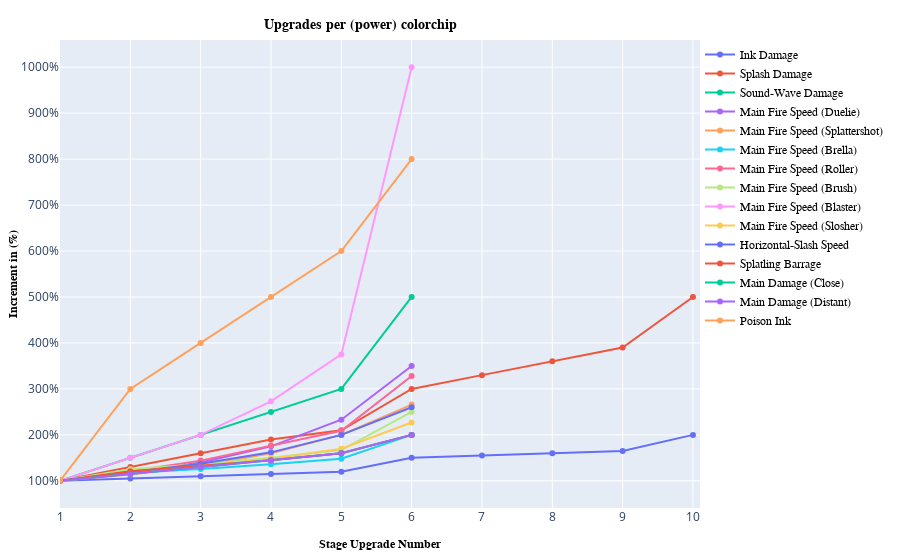

Notebook code for this chart:
### Markdown cell above
The first thing we will look at are the damage types and their increasing scalability. They range from any source of damage that can be dealt by either the player or pearl drone. Such as main weapon, sub weapon, special weapon, pearl drone abilities and stage mechanics like the towers sprinkler.

### Code cell
powerchips = pd.read_csv('../data/colorchips & damage/colorchips/power_colorchips.csv')

upgrade_number = powerchips['id']
upgrade_columns = powerchips.columns[2:-1]

# Convert percentage to float
for col in upgrade_columns:
    powerchips[col] = powerchips[col].str.rstrip('%').astype('float')

# Create the plot
fig = make_subplots(rows=1, cols=1)

# Add traces for each upgrade column
for col in upgrade_columns:
    fig.add_trace(go.Scatter(
        x=upgrade_number,
        y=powerchips[col],
        mode='lines+markers',
        name=col,
        hoverinfo='text',
        text=[f'Stage: {x}<br>{col}: {y}%' for x, y in zip(upgrade_number, powerchips[col])]
    ))

# Update layout
fig.update_layout(
    title={
        'text': '<b>Upgrades per (power) colorchip</b>',
        'y': 0.965,
        'x': 0.4,
        'xanchor': 'center',
        'yanchor': 'top',
        'font': {
            'size': 14,
            'family': 'Arial',
            'color': 'black',
        }
    },
    xaxis=dict(
        title='<b>Stage Upgrade Number</b>',
        tickmode='array',
        tickvals=list(range(1, 11)),
        ticktext=list(range(1, 11)),
        titlefont=dict(family='Arial', size=12, color='black'),
        range=[1, 10.1]
    ),
    yaxis=dict(
         title=dict(
            text='<b>Increment in (%)</b>',
            standoff=0.2  # Adjust this value to move the title to the right
        ),
        tickmode='array',
        tickvals=list(range(100, 1001, 100)),
        ticktext=[f"{tick}%" for tick in range(100, 1001, 100)],
        titlefont=dict(family='Arial', size=12, color='black')
    ),
    legend=dict(
        x=1,
        y=1,
        traceorder='normal',
        font=dict(family='Arial', size=12, color='black'),
        bgcolor='rgba(0,0,0,0)',
        bordercolor='rgba(0,0,0,0)'
    ),
    margin=dict(l=40, r=40, t=40, b=40),
    hovermode='closest',
    width=900  # Decrease the width of the plot
)

# Show the plot
fig.show()

### Figure 1 — Plotly figure (JSON) as saved in the notebook; plotly's stock layout.template omitted (floating-point values rounded to 4 significant figures)
{"data": [{"hoverinfo": "text", "mode": "lines+markers", "name": "Ink Damage", "text": ["Stage: 1<br>Ink Damage: 100.0%", "Stage: 2<br>Ink Damage: 105.0%", "Stage: 3<br>Ink Damage: 110.0%", "Stage: 4<br>Ink Damage: 115.0%", "Stage: 5<br>Ink Damage: 120.0%", "Stage: 6<br>Ink Damage: 150.0%", "Stage: 7<br>Ink Damage: 155.0%", "Stage: 8<br>Ink Damage: 160.0%", "Stage: 9<br>Ink Damage: 165.0%", "Stage: 10<br>Ink Damage: 200.0%", "Stage: 11<br>Ink Damage: nan%", "Stage: 12<br>Ink Damage: nan%", "Stage: 13<br>Ink Damage: nan%", "Stage: 14<br>Ink Damage: nan%", "Stage: 15<br>Ink Damage: nan%"], "type": "scatter", "x": [1, 2, 3, 4, 5, 6, 7, 8, 9, 10, 11, 12, 13, 14, 15], "y": [100, 105, 110, 115, 120, 150, 155, 160, 165, 200, null, null, null, null, null]}, {"hoverinfo": "text", "mode": "lines+markers", "name": "Splash Damage", "text": ["Stage: 1<br>Splash Damage: 100.0%", "Stage: 2<br>Splash Damage: 130.0%", "Stage: 3<br>Splash Damage: 160.0%", "Stage: 4<br>Splash Damage: 190.0%", "Stage: 5<br>Splash Damage: 210.0%", "Stage: 6<br>Splash Damage: 300.0%", "Stage: 7<br>Splash Damage: 330.0%", "Stage: 8<br>Splash Damage: 360.0%", "Stage: 9<br>Splash Damage: 390.0%", "Stage: 10<br>Splash Damage: 500.0%", "Stage: 11<br>Splash Damage: nan%", "Stage: 12<br>Splash Damage: nan%", "Stage: 13<br>Splash Damage: nan%", "Stage: 14<br>Splash Damage: nan%", "Stage: 15<br>Splash Damage: nan%"], "type": "scatter", "x": [1, 2, 3, 4, 5, 6, 7, 8, 9, 10, 11, 12, 13, 14, 15], "y": [100, 130, 160, 190, 210, 300, 330, 360, 390, 500, null, null, null, null, null]}, {"hoverinfo": "text", "mode": "lines+markers", "name": "Sound-Wave Damage", "text": ["Stage: 1<br>Sound-Wave Damage: 100.0%", "Stage: 2<br>Sound-Wave Damage: 150.0%", "Stage: 3<br>Sound-Wave Damage: 200.0%", "Stage: 4<br>Sound-Wave Damage: 250.0%", "Stage: 5<br>Sound-Wave Damage: 300.0%", "Stage: 6<br>Sound-Wave Damage: 500.0%", "Stage: 7<br>Sound-Wave Damage: nan%", "Stage: 8<br>Sound-Wave Damage: nan%", "Stage: 9<br>Sound-Wave Damage: nan%", "Stage: 10<br>Sound-Wave Damage: nan%", "Stage: 11<br>Sound-Wave Damage: nan%", "Stage: 12<br>Sound-Wave Damage: nan%", "Stage: 13<br>Sound-Wave Damage: nan%", "Stage: 14<br>Sound-Wave Damage: nan%", "Stage: 15<br>Sound-Wave Damage: nan%"], "type": "scatter", "x": [1, 2, 3, 4, 5, 6, 7, 8, 9, 10, 11, 12, 13, 14, 15], "y": [100, 150, 200, 250, 300, 500, null, null, null, null, null, null, null, null, null]}, {"hoverinfo": "text", "mode": "lines+markers", "name": "Main Fire Speed (Duelie)", "text": ["Stage: 1<br>Main Fire Speed (Duelie): 100.0%", "Stage: 2<br>Main Fire Speed (Duelie): 117.0%", "Stage: 3<br>Main Fire Speed (Duelie): 140.0%", "Stage: 4<br>Main Fire Speed (Duelie): 175.0%", "Stage: 5<br>Main Fire Speed (Duelie): 233.0%", "Stage: 6<br>Main Fire Speed (Duelie): 350.0%", "Stage: 7<br>Main Fire Speed (Duelie): nan%", "Stage: 8<br>Main Fire Speed (Duelie): nan%", "Stage: 9<br>Main Fire Speed (Duelie): nan%", "Stage: 10<br>Main Fire Speed (Duelie): nan%", "Stage: 11<br>Main Fire Speed (Duelie): nan%", "Stage: 12<br>Main Fire Speed (Duelie): nan%", "Stage: 13<br>Main Fire Speed (Duelie): nan%", "Stage: 14<br>Main Fire Speed (Duelie): nan%", "Stage: 15<br>Main Fire Speed (Duelie): nan%"], "type": "scatter", "x": [1, 2, 3, 4, 5, 6, 7, 8, 9, 10, 11, 12, 13, 14, 15], "y": [100, 117, 140, 175, 233, 350, null, null, null, null, null, null, null, null, null]}, {"hoverinfo": "text", "mode": "lines+markers", "name": "Main Fire Speed (Splattershot)", "text": ["Stage: 1<br>Main Fire Speed (Splattershot): 100.0%", "Stage: 2<br>Main Fire Speed (Splattershot): 114.0%", "Stage: 3<br>Main Fire Speed (Splattershot): 133.0%", "Stage: 4<br>Main Fire Speed (Splattershot): 160.0%", "Stage: 5<br>Main Fire Speed (Splattershot): 200.0%", "Stage: 6<br>Main Fire Speed (Splattershot): 266.0%", "Stage: 7<br>Main Fire Speed (Splattershot): nan%", "Stage: 8<br>Main Fire Speed (Splattershot): nan%", "Stage: 9<br>Main Fire Speed (Splattershot): nan%", "Stage: 10<br>Main Fire Speed (Splattershot): nan%", "Stage: 11<br>Main Fire Speed (Splattershot): nan%", "Stage: 12<br>Main Fire Speed (Splattershot): nan%", "Stage: 13<br>Main Fire Speed (Splattershot): nan%", "Stage: 14<br>Main Fire Speed (Splattershot): nan%", "Stage: 15<br>Main Fire Speed (Splattershot): nan%"], "type": "scatter", "x": [1, 2, 3, 4, 5, 6, 7, 8, 9, 10, 11, 12, 13, 14, 15], "y": [100, 114, 133, 160, 200, 266, null, null, null, null, null, null, null, null, null]}, {"hoverinfo": "text", "mode": "lines+markers", "name": "Main Fire Speed (Brella)", "text": ["Stage: 1<br>Main Fire Speed (Brella): 100.0%", "Stage: 2<br>Main Fire Speed (Brella): 117.0%", "Stage: 3<br>Main Fire Speed (Brella): 126.0%", "Stage: 4<br>Main Fire Speed (Brella): 136.0%", "Stage: 5<br>Main Fire Speed (Brella): 148.0%", "Stage: 6<br>Main Fire Speed (Brella): 200.0%", "Stage: 7<br>Main Fire Speed (Brella): nan%", "Stage: 8<br>Main Fire Speed (Brella): nan%", "Stage: 9<br>Main Fire Speed (Brella): nan%", "Stage: 10<br>Main Fire Speed (Brella): nan%", "Stage: 11<br>Main Fire Speed (Brella): nan%", "Stage: 12<br>Main Fire Speed (Brella): nan%", "Stage: 13<br>Main Fire Speed (Brella): nan%", "Stage: 14<br>Main Fire Speed (Brella): nan%", "Stage: 15<br>Main Fire Speed (Brella): nan%"], "type": "scatter", "x": [1, 2, 3, 4, 5, 6, 7, 8, 9, 10, 11, 12, 13, 14, 15], "y": [100, 117, 126, 136, 148, 200, null, null, null, null, null, null, null, null, null]}, {"hoverinfo": "text", "mode": "lines+markers", "name": "Main Fire Speed (Roller)", "text": ["Stage: 1<br>Main Fire Speed (Roller): 100.0%", "Stage: 2<br>Main Fire Speed (Roller): 121.0%", "Stage: 3<br>Main Fire Speed (Roller): 144.0%", "Stage: 4<br>Main Fire Speed (Roller): 177.0%", "Stage: 5<br>Main Fire Speed (Roller): 209.0%", "Stage: 6<br>Main Fire Speed (Roller): 328.0%", "Stage: 7<br>Main Fire Speed (Roller): nan%", "Stage: 8<br>Main Fire Speed (Roller): nan%", "Stage: 9<br>Main Fire Speed (Roller): nan%", "Stage: 10<br>Main Fire Speed (Roller): nan%", "Stage: 11<br>Main Fire Speed (Roller): nan%", "Stage: 12<br>Main Fire Speed (Roller): nan%", "Stage: 13<br>Main Fire Speed (Roller): nan%", "Stage: 14<br>Main Fire Speed (Roller): nan%", "Stage: 15<br>Main Fire Speed (Roller): nan%"], "type": "scatter", "x": [1, 2, 3, 4, 5, 6, 7, 8, 9, 10, 11, 12, 13, 14, 15], "y": [100, 121, 144, 177, 209, 328, null, null, null, null, null, null, null, null, null]}, {"hoverinfo": "text", "mode": "lines+markers", "name": "Main Fire Speed (Brush)", "text": ["Stage: 1<br>Main Fire Speed (Brush): 100.0%", "Stage: 2<br>Main Fire Speed (Brush): 125.0%", "Stage: 3<br>Main Fire Speed (Brush): 136.0%", "Stage: 4<br>Main Fire Speed (Brush): 150.0%", "Stage: 5<br>Main Fire Speed (Brush): 167.0%", "Stage: 6<br>Main Fire Speed (Brush): 250.0%", "Stage: 7<br>Main Fire Speed (Brush): nan%", "Stage: 8<br>Main Fire Speed (Brush): nan%", "Stage: 9<br>Main Fire Speed (Brush): nan%", "Stage: 10<br>Main Fire Speed (Brush): nan%", "Stage: 11<br>Main Fire Speed (Brush): nan%", "Stage: 12<br>Main Fire Speed (Brush): nan%", "Stage: 13<br>Main Fire Speed (Brush): nan%", "Stage: 14<br>Main Fire Speed (Brush): nan%", "Stage: 15<br>Main Fire Speed (Brush): nan%"], "type": "scatter", "x": [1, 2, 3, 4, 5, 6, 7, 8, 9, 10, 11, 12, 13, 14, 15], "y": [100, 125, 136, 150, 167, 250, null, null, null, null, null, null, null, null, null]}, {"hoverinfo": "text", "mode": "lines+markers", "name": "Main Fire Speed (Blaster)", "text": ["Stage: 1<br>Main Fire Speed (Blaster): 100.0%", "Stage: 2<br>Main Fire Speed (Blaster): 150.0%", "Stage: 3<br>Main Fire Speed (Blaster): 200.0%", "Stage: 4<br>Main Fire Speed (Blaster): 273.0%", "Stage: 5<br>Main Fire Speed (Blaster): 375.0%", "Stage: 6<br>Main Fire Speed (Blaster): 1000.0%", "Stage: 7<br>Main Fire Speed (Blaster): nan%", "Stage: 8<br>Main Fire Speed (Blaster): nan%", "Stage: 9<br>Main Fire Speed (Blaster): nan%", "Stage: 10<br>Main Fire Speed (Blaster): nan%", "Stage: 11<br>Main Fire Speed (Blaster): nan%", "Stage: 12<br>Main Fire Speed (Blaster): nan%", "Stage: 13<br>Main Fire Speed (Blaster): nan%", "Stage: 14<br>Main Fire Speed (Blaster): nan%", "Stage: 15<br>Main Fire Speed (Blaster): nan%"], "type": "scatter", "x": [1, 2, 3, 4, 5, 6, 7, 8, 9, 10, 11, 12, 13, 14, 15], "y": [100, 150, 200, 273, 375, 1000, null, null, null, null, null, null, null, null, null]}, {"hoverinfo": "text", "mode": "lines+markers", "name": "Main Fire Speed (Slosher)", "text": ["Stage: 1<br>Main Fire Speed (Slosher): 100.0%", "Stage: 2<br>Main Fire Speed (Slosher): 117.0%", "Stage: 3<br>Main Fire Speed (Slosher): 131.0%", "Stage: 4<br>Main Fire Speed (Slosher): 148.0%", "Stage: 5<br>Main Fire Speed (Slosher): 170.0%", "Stage: 6<br>Main Fire Speed (Slosher): 227.0%", "Stage: 7<br>Main Fire Speed (Slosher): nan%", "Stage: 8<br>Main Fire Speed (Slosher): nan%", "Stage: 9<br>Main Fire Speed (Slosher): nan%", "Stage: 10<br>Main Fire Speed (Slosher): nan%", "Stage: 11<br>Main Fire Speed (Slosher): nan%", "Stage: 12<br>Main Fire Speed (Slosher): nan%", "Stage: 13<br>Main Fire Speed (Slosher): nan%", "Stage: 14<br>Main Fire Speed (Slosher): nan%", "Stage: 15<br>Main Fire Speed (Slosher): nan%"], "type": "scatter", "x": [1, 2, 3, 4, 5, 6, 7, 8, 9, 10, 11, 12, 13, 14, 15], "y": [100, 117, 131, 148, 170, 227, null, null, null, null, null, null, null, null, null]}, {"hoverinfo": "text", "mode": "lines+markers", "name": "Horizontal-Slash Speed", "text": ["Stage: 1<br>Horizontal-Slash Speed: 100.0%", "Stage: 2<br>Horizontal-Slash Speed: 118.0%", "Stage: 3<br>Horizontal-Slash Speed: 137.0%", "Stage: 4<br>Horizontal-Slash Speed: 162.0%", "Stage: 5<br>Horizontal-Slash Speed: 200.0%", "Stage: 6<br>Horizontal-Slash Speed: 260.0%", "Stage: 7<br>Horizontal-Slash Speed: nan%", "Stage: 8<br>Horizontal-Slash Speed: nan%", "Stage: 9<br>Horizontal-Slash Speed: nan%", "Stage: 10<br>Horizontal-Slash Speed: nan%", "Stage: 11<br>Horizontal-Slash Speed: nan%", "Stage: 12<br>Horizontal-Slash Speed: nan%", "Stage: 13<br>Horizontal-Slash Speed: nan%", "Stage: 14<br>Horizontal-Slash Speed: nan%", "Stage: 15<br>Horizontal-Slash Speed: nan%"], "type": "scatter", "x": [1, 2, 3, 4, 5, 6, 7, 8, 9, 10, 11, 12, 13, 14, 15], "y": [100, 118, 137, 162, 200, 260, null, null, null, null, null, null, null, null, null]}, {"hoverinfo": "text", "mode": "lines+markers", "name": "Splatling Barrage", "text": ["Stage: 1<br>Splatling Barrage: 100.0%", "Stage: 2<br>Splatling Barrage: 121.0%", "Stage: 3<br>Splatling Barrage: 133.0%", "Stage: 4<br>Splatling Barrage: 145.0%", "Stage: 5<br>Splatling Barrage: 160.0%", "Stage: 6<br>Splatling Barrage: 200.0%", "Stage: 7<br>Splatling Barrage: nan%", "Stage: 8<br>Splatling Barrage: nan%", "Stage: 9<br>Splatling Barrage: nan%", "Stage: 10<br>Splatling Barrage: nan%", "Stage: 11<br>Splatling Barrage: nan%", "Stage: 12<br>Splatling Barrage: nan%", "Stage: 13<br>Splatling Barrage: nan%", "Stage: 14<br>Splatling Barrage: nan%", "Stage: 15<br>Splatling Barrage: nan%"], "type": "scatter", "x": [1, 2, 3, 4, 5, 6, 7, 8, 9, 10, 11, 12, 13, 14, 15], "y": [100, 121, 133, 145, 160, 200, null, null, null, null, null, null, null, null, null]}, {"hoverinfo": "text", "mode": "lines+markers", "name": "Main Damage (Close)", "text": ["Stage: 1<br>Main Damage (Close): 100.0%", "Stage: 2<br>Main Damage (Close): 115.0%", "Stage: 3<br>Main Damage (Close): 130.0%", "Stage: 4<br>Main Damage (Close): 145.0%", "Stage: 5<br>Main Damage (Close): 160.0%", "Stage: 6<br>Main Damage (Close): 200.0%", "Stage: 7<br>Main Damage (Close): nan%", "Stage: 8<br>Main Damage (Close): nan%", "Stage: 9<br>Main Damage (Close): nan%", "Stage: 10<br>Main Damage (Close): nan%", "Stage: 11<br>Main Damage (Close): nan%", "Stage: 12<br>Main Damage (Close): nan%", "Stage: 13<br>Main Damage (Close): nan%", "Stage: 14<br>Main Damage (Close): nan%", "Stage: 15<br>Main Damage (Close): nan%"], "type": "scatter", "x": [1, 2, 3, 4, 5, 6, 7, 8, 9, 10, 11, 12, 13, 14, 15], "y": [100, 115, 130, 145, 160, 200, null, null, null, null, null, null, null, null, null]}, {"hoverinfo": "text", "mode": "lines+markers", "name": "Main Damage (Distant)", "text": ["Stage: 1<br>Main Damage (Distant): 100.0%", "Stage: 2<br>Main Damage (Distant): 115.0%", "Stage: 3<br>Main Damage (Distant): 130.0%", "Stage: 4<br>Main Damage (Distant): 145.0%", "Stage: 5<br>Main Damage (Distant): 160.0%", "Stage: 6<br>Main Damage (Distant): 200.0%", "Stage: 7<br>Main Damage (Distant): nan%", "Stage: 8<br>Main Damage (Distant): nan%", "Stage: 9<br>Main Damage (Distant): nan%", "Stage: 10<br>Main Damage (Distant): nan%", "Stage: 11<br>Main Damage (Distant): nan%", "Stage: 12<br>Main Damage (Distant): nan%", "Stage: 13<br>Main Damage (Distant): nan%", "Stage: 14<br>Main Damage (Distant): nan%", "Stage: 15<br>Main Damage (Distant): nan%"], "type": "scatter", "x": [1, 2, 3, 4, 5, 6, 7, 8, 9, 10, 11, 12, 13, 14, 15], "y": [100, 115, 130, 145, 160, 200, null, null, null, null, null, null, null, null, null]}, {"hoverinfo": "text", "mode": "lines+markers", "name": "Poison Ink", "text": ["Stage: 1<br>Poison Ink: 100.0%", "Stage: 2<br>Poison Ink: 300.0%", "Stage: 3<br>Poison Ink: 400.0%", "Stage: 4<br>Poison Ink: 500.0%", "Stage: 5<br>Poison Ink: 600.0%", "Stage: 6<br>Poison Ink: 800.0%", "Stage: 7<br>Poison Ink: nan%", "Stage: 8<br>Poison Ink: nan%", "Stage: 9<br>Poison Ink: nan%", "Stage: 10<br>Poison Ink: nan%", "Stage: 11<br>Poison Ink: nan%", "Stage: 12<br>Poison Ink: nan%", "Stage: 13<br>Poison Ink: nan%", "Stage: 14<br>Poison Ink: nan%", "Stage: 15<br>Poison Ink: nan%"], "type": "scatter", "x": [1, 2, 3, 4, 5, 6, 7, 8, 9, 10, 11, 12, 13, 14, 15], "y": [100, 300, 400, 500, 600, 800, null, null, null, null, null, null, null, null, null]}], "layout": {"hovermode": "closest", "legend": {"bgcolor": "rgba(0,0,0,0)", "bordercolor": "rgba(0,0,0,0)", "font": {"color": "black", "family": "Arial", "size": 12}, "traceorder": "normal", "x": 1, "y": 1}, "margin": {"b": 40, "l": 40, "r": 40, "t": 40}, "title": {"font": {"color": "black", "family": "Arial", "size": 14}, "text": "<b>Upgrades per (power) colorchip</b>", "x": 0.4, "xanchor": "center", "y": 0.965, "yanchor": "top"}, "width": 900, "xaxis": {"anchor": "y", "domain": [0, 1], "range": [1, 10.1], "tickmode": "array", "ticktext": [1, 2, 3, 4, 5, 6, 7, 8, 9, 10], "tickvals": [1, 2, 3, 4, 5, 6, 7, 8, 9, 10], "title": {"font": {"color": "black", "family": "Arial", "size": 12}, "text": "<b>Stage Upgrade Number</b>"}}, "yaxis": {"anchor": "x", "domain": [0, 1], "tickmode": "array", "ticktext": ["100%", "200%", "300%", "400%", "500%", "600%", "700%", "800%", "900%", "1000%"], "tickvals": [100, 200, 300, 400, 500, 600, 700, 800, 900, 1000], "title": {"font": {"color": "black", "family": "Arial", "size": 12}, "standoff": 0.2, "text": "<b>Increment in (%)</b>"}}}}
